Frame 1 (no input): blank canvas, image omitted
Frame 60 (the mouse pressed at the canvas centre just before this capture): blank canvas, image omitted
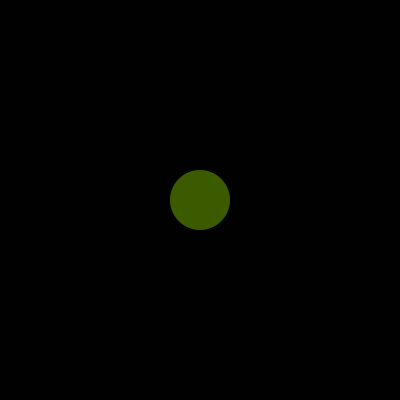
Frame 120 (the mouse held since frame 60 and released just before this capture)

The Processing sketch whose frames 1 and 60 were blank and that drew this single picture after the mouse press (run headless with seeded random() and noise(); from frame 60 on, the mouse is pressed at the canvas centre):

// Processing sketch: processing_42360
// ── processing_42360.pde

int a = 0;

void setup(){
  size(400, 400);
  smooth();
}

void draw(){
  noStroke();
  fill(0, 80);
  rect(0, 0, width, height);
  
  if(mousePressed){
    a = a + 1;
  }else{
    a = 0;
  }
  
  fill(a, a+30, a-140);
  ellipse(mouseX, mouseY, a, a);
}
